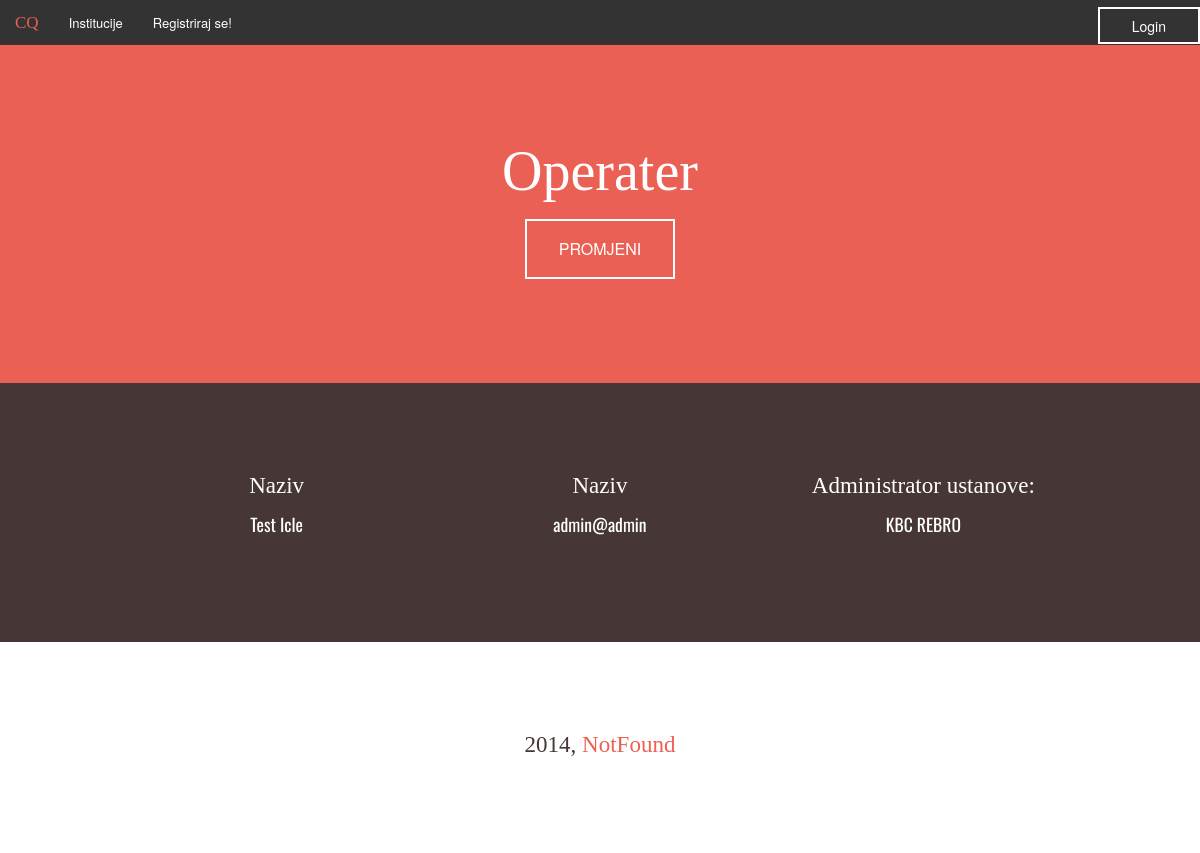
The app's page /detaljOPERATER.php?id_ope=1 with its own data.
### tables this page shows
create table OPERATER(
id_ope int not null primary key auto_increment,
ime_ope varchar(50) not null,
prezime_ope varchar(50) not null,
email_ope varchar(50) not null,
lozinka_ope char(32) not null,
superadmin_ope boolean not null,
id_ins int
);

create table INSTITUCIJA(
id_ins int not null primary key auto_increment,
ime_ins varchar(50) not null,
info_ins varchar(400) not null,
mjesto_ins varchar(50) not null,
adresa_ins varchar(50) not null,
nivo_krvi_ins int not null
);

### konfiguracija.php (called while the page is built, shortened)
<?php
$putanja = "/notfound/Hackathon/";

### detaljOPERATER.php (the view)
<?php
include_once 'header.php';
$oper = $con->prepare("select * from OPERATER inner join INSTITUCIJA on OPERATER.id_ins=INSTITUCIJA.id_ins where OPERATER.id_ope=:id_ope;");
$oper->bindParam(":id_ope", $_GET['id_ope']);
$oper->execute();
$result = $oper->fetch(PDO::FETCH_OBJ);
?>
<div class="row gore2">
  <h3 style="color: white;">Operater</h3>
  <a href="<?php echo $putanja;?>updateOPERATER.php?id_ope=<?php echo $_GET['id_ope'];?>">
		<div class="button dva">
			PROMJENI
		</div>
	</a>
	</div>
<div class="row druga">
	<div class="small-10 small-centered columns">
		<div class="small-12 medium-4 columns">
<h4 style="color: white;">Naziv</h4>
<p> <?php echo $result->ime_ope;?> <?php echo $result->prezime_ope;?></p>
	</div>
	<div class="small-12 medium-4 columns">
<h4 style="color: white;">Naziv</h4>
<p> <?php echo $result->email_ope;?> </p>
	</div>
	<div class="small-12 medium-4 columns">
<h4 style="color: white;"> Administrator ustanove: </h4><?php if($result->id_ins == 0) {?> <p> NE </p> <?php }else{?>
																<p> <?php echo $result->ime_ins;?> </p>
																<?php };?>
</div>
</div>
</div>
<?php include_once 'footer.php';?>

### css/stil.css (style rules this page uses)
body { background-image: url(''); width: 100%; max-width:100%; max-height: 100%; top: 0; left: 0; z-index: -50; background-size: 100%; background-repeat: no-repeat; background-attachment: fixed; padding: 0; margin: 0; }
.row { margin-left: auto; margin-right: auto; width: 100%; max-width: 100%; padding-bottom: 7%; padding-top: 7%; }
p { font-family: oswald; font-size: 110%; }
h1, h2, h3, h4, h5, h6 { font-family: 'alegreya'; }
.druga { background-color: #473636; text-align: center; }
.druga h1, h3, h4 { color: #eb6054; }
.druga p { color: white; }
.druga2 h1, h3 { font-size: 350%; color: #eb6054; }
.gore2 { background-color: #eb6054; text-align: center; }
.button { background: none; border: 2px solid white; color: white; transition: border-color 0.5s ease, color 0.5s ease; -webkit-transition: border-color 0.5s ease, color 0.5s ease; }
.button.dva { background: none; border: 2px solid white; color: white; transition: border-color 0.5s ease, color 0.5s ease; -webkit-transition: border-color 0.5s ease, color 0.5s ease; }

### records on screen
operater: ime_ope "Test", prezime_ope "Icle", email_ope "admin@admin", id_ins.ime_ins "KBC REBRO"
